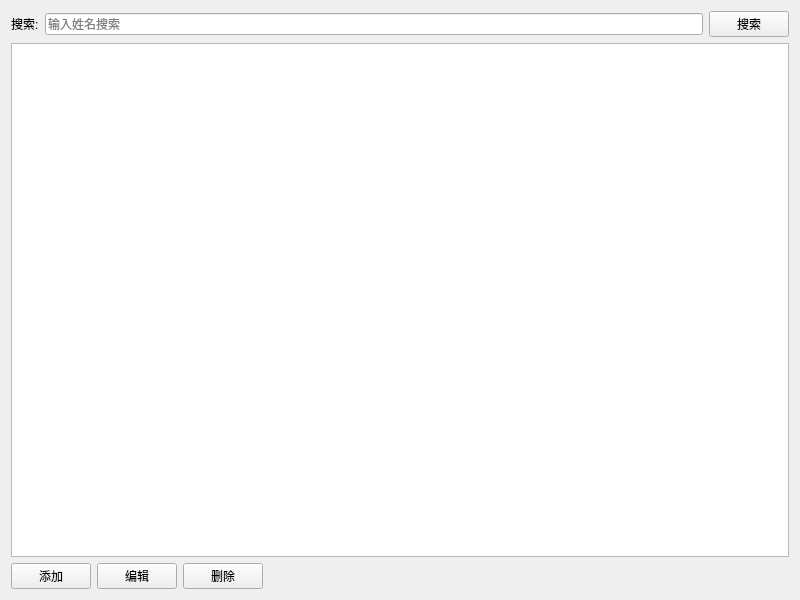
<?xml version="1.0" encoding="UTF-8"?>
<ui version="4.0">
 <class>DoctorView</class>
 <widget class="QWidget" name="DoctorView">
  <property name="geometry">
   <rect>
    <x>0</x>
    <y>0</y>
    <width>800</width>
    <height>600</height>
   </rect>
  </property>
  <property name="windowTitle">
   <string>医生管理</string>
  </property>
  <layout class="QVBoxLayout" name="verticalLayout">
   <item>
    <layout class="QHBoxLayout" name="horizontalLayout">
     <item>
      <widget class="QLabel" name="label">
       <property name="text">
        <string>搜索:</string>
       </property>
      </widget>
     </item>
     <item>
      <widget class="QLineEdit" name="txtSearch">
       <property name="placeholderText">
        <string>输入姓名搜索</string>
       </property>
      </widget>
     </item>
     <item>
      <widget class="QPushButton" name="btSearch">
       <property name="text">
        <string>搜索</string>
       </property>
      </widget>
     </item>
    </layout>
   </item>
   <item>
    <widget class="QTableView" name="tableView">
     <property name="alternatingRowColors">
      <bool>true</bool>
     </property>
     <property name="selectionMode">
      <enum>QAbstractItemView::SingleSelection</enum>
     </property>
     <property name="selectionBehavior">
      <enum>QAbstractItemView::SelectRows</enum>
     </property>
     <property name="editTriggers">
      <enum>QAbstractItemView::NoEditTriggers</enum>
     </property>
    </widget>
   </item>
   <item>
    <layout class="QHBoxLayout" name="horizontalLayout_2">
     <item>
      <widget class="QPushButton" name="btAdd">
       <property name="text">
        <string>添加</string>
       </property>
      </widget>
     </item>
     <item>
      <widget class="QPushButton" name="btEdit">
       <property name="text">
        <string>编辑</string>
       </property>
      </widget>
     </item>
     <item>
      <widget class="QPushButton" name="btDelete">
       <property name="text">
        <string>删除</string>
       </property>
      </widget>
     </item>
     <item>
      <spacer name="horizontalSpacer">
       <property name="orientation">
        <enum>Qt::Horizontal</enum>
       </property>
       <property name="sizeHint" stdset="0">
        <size>
         <width>40</width>
         <height>20</height>
        </size>
       </property>
      </spacer>
     </item>
    </layout>
   </item>
  </layout>
 </widget>
 <resources/>
 <connections/>
</ui>
